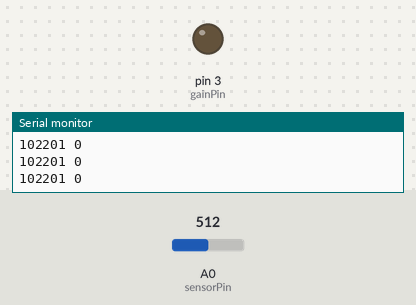
Bench run of a sketch on a simulated Arduino Uno, built with avr-gcc and run on an emulated ATmega328P. Parts: output pins drawn as LEDs (lit = HIGH), the last lines printed to the serial monitor. The inputs (shaded band) are chosen by the test bench; at power-on: A0 (sensorPin) = 512.

Above: at 1.2 s.
1.3 s: A0 (sensorPin) set to 3
2.8 s: A0 (sensorPin) set to 0
At 3.57 s:
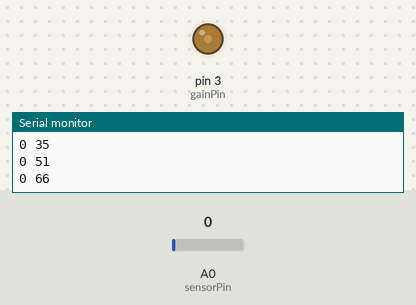
At 6.0 s:
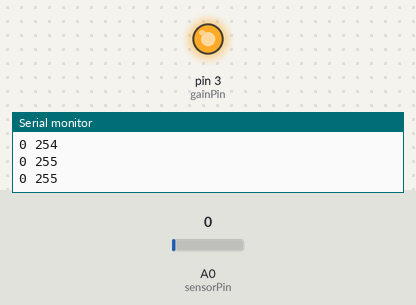
Timing chart, 0 to 7.5 s (numbered marks = the images above; inputs shaded):
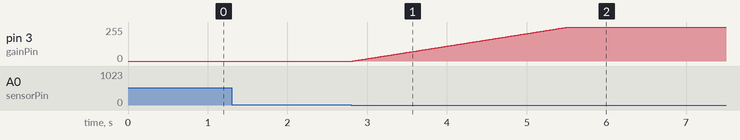

Measured:
- the behaviour switches between 2 and 1 on A0 (sensorPin) (found by bisection; images 0 and 1)
- after the input at 2.8 s, pin 3 (gainPin): moves from 0/255 to 255/255 over 2.7 s, starting at once

The sketch:

compressor.ino
```cpp
int gainPin = 3;
int sensorPin = A0;

void write(int value) {
  analogWrite(gainPin, value);
  Serial.print(value);
  Serial.print("\n");
}

void setup() {
  pinMode(gainPin, OUTPUT);
  Serial.begin(9600);
  write(255);
}

typedef unsigned long levelType;
const levelType averageScale = 200;

unsigned long tickAverageLevel() {
  static levelType average = 0;

  levelType current = analogRead(sensorPin);

  const levelType newProportion = 1;
  const levelType oldProportion = averageScale - newProportion;

  average = (average * oldProportion) / averageScale + current * newProportion;

  return average;
}

levelType goalLevel = 2 * averageScale;
int outputLevel;
const int outputLevelShift = 6;
const int outputLevelMax = 255 << outputLevelShift;

int iteration;
void loop() {
  levelType average = tickAverageLevel();

  if(average > goalLevel) {
    outputLevel--;
    if(outputLevel < 0)
      outputLevel = 0;
  } else if(average < goalLevel) {
    outputLevel++;
    if(outputLevel > outputLevelMax)
      outputLevel = outputLevelMax;
  }
  int writeLevel = outputLevel >> outputLevelShift;
  analogWrite(gainPin, writeLevel);

  if(iteration++ > 1000) {
    iteration = 0;
    Serial.print(average);
    Serial.print(" ");
    Serial.println(writeLevel);
  }
}
```
